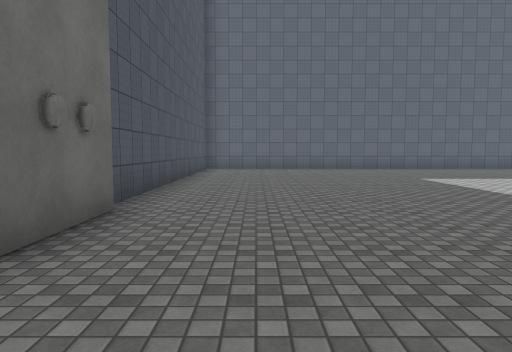
[1] (above)

24 first-person views from a walk through a 3-D level made in the Unity game engine. The camera is 1.4 m above the floor, tilts 4° down and sees 70° across. The floor is counted in squares, 2 m on a side. Each view is taken from the middle of a square. On the plan, view 1 faces up. The plan holds only what a view shows up to about 11 squares ahead; the rest is blank. The place goes on beyond the plan. The player character is not drawn. Some animated figures are not drawn. Door leaves are left out, so doorways stand open. Surface patterns are stand-ins for the level's own textures.

[2]
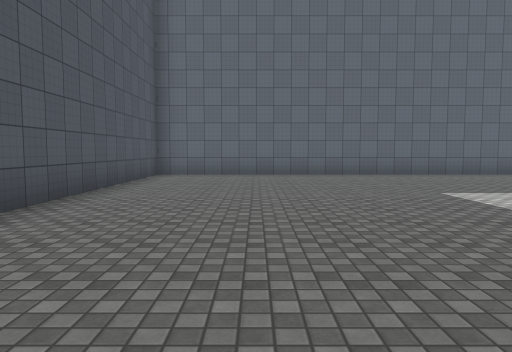

[3]
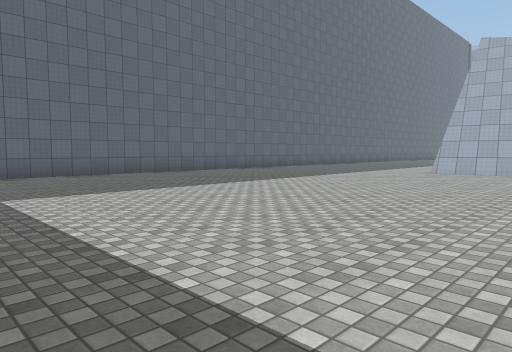

[4]
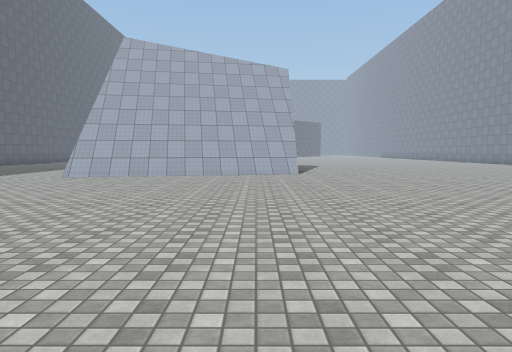

[5]
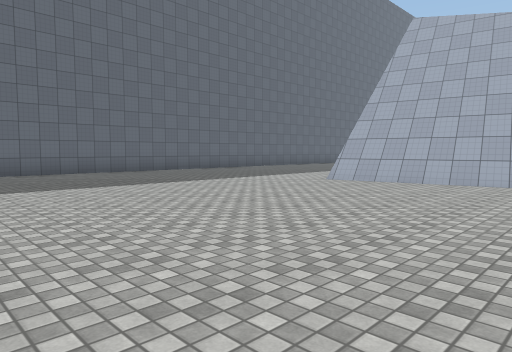

[6]
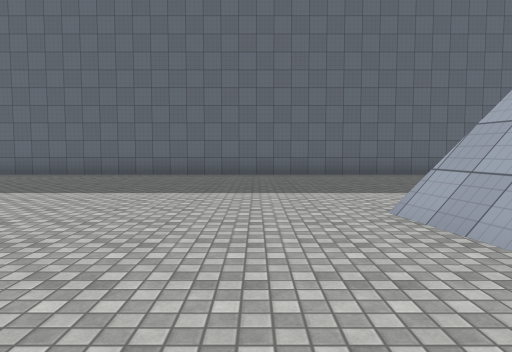

[7]
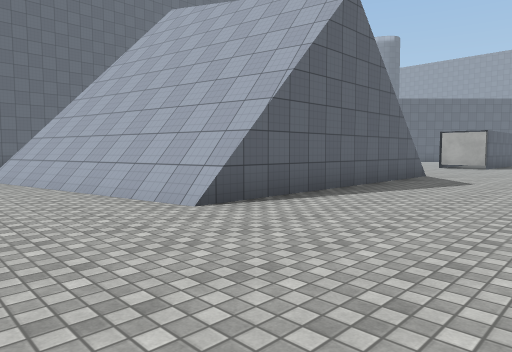

[8]
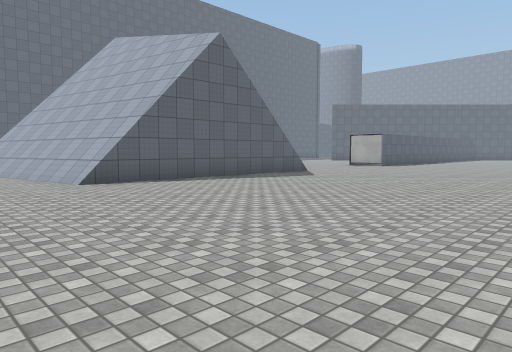

[9]
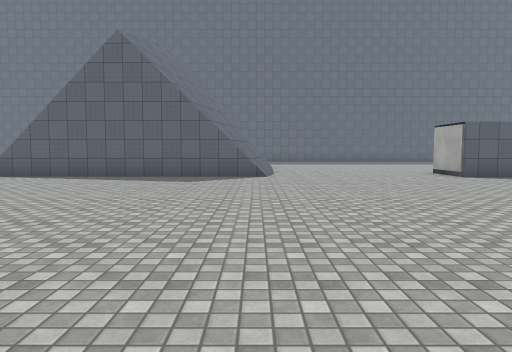

[10]
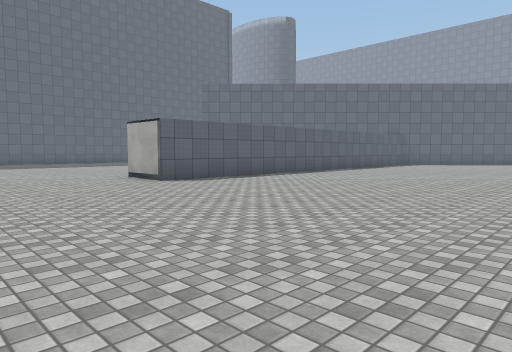

[11]
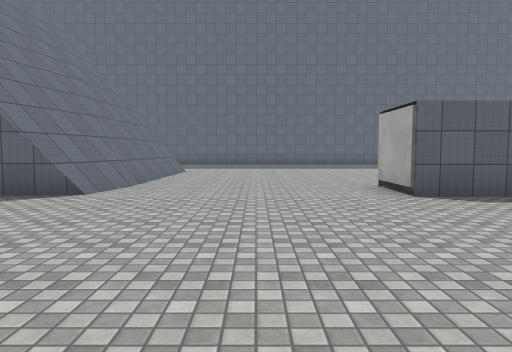

[12]
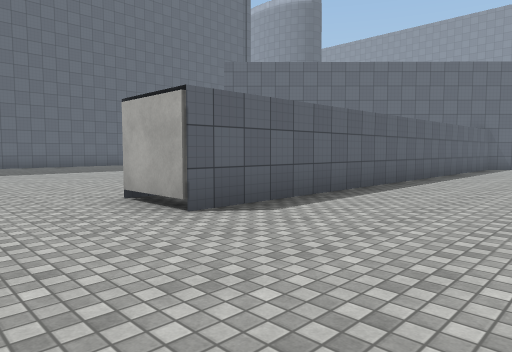

[13]
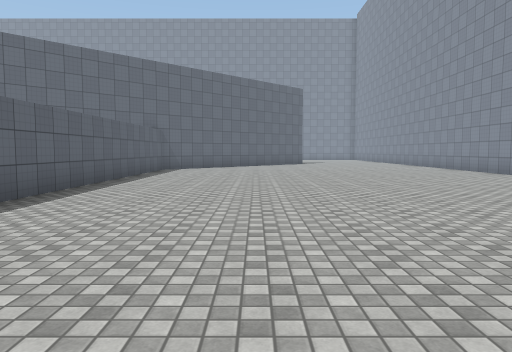

[14]
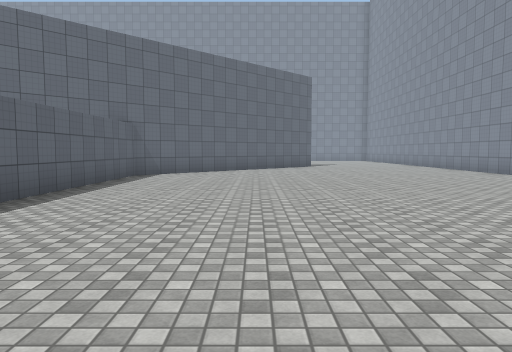

[15]
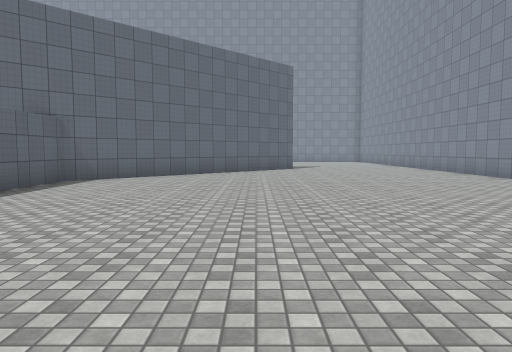

[16]
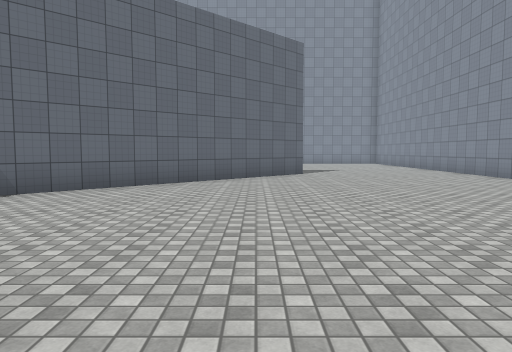

[17]
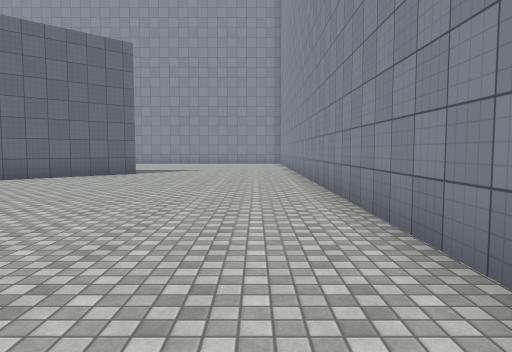

[18]
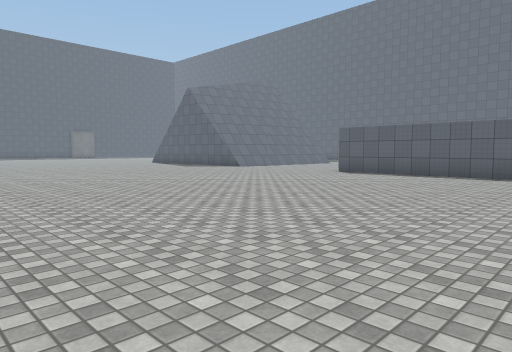

[19]
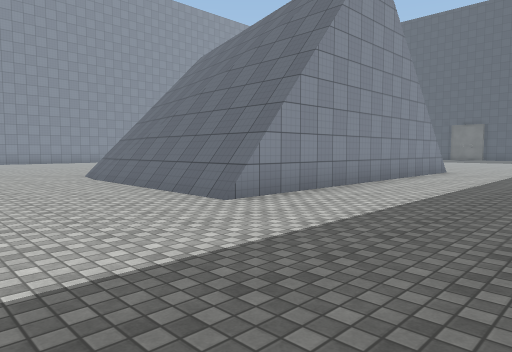

[20]
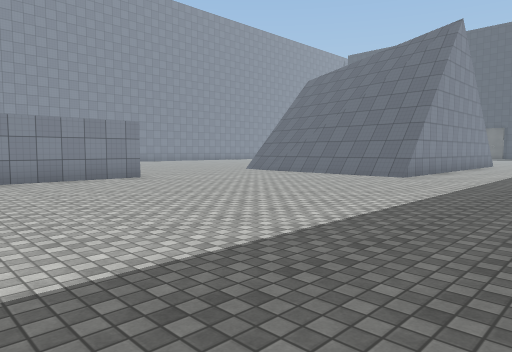

[21]
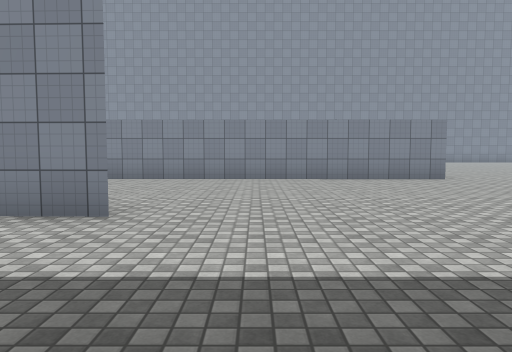

[22]
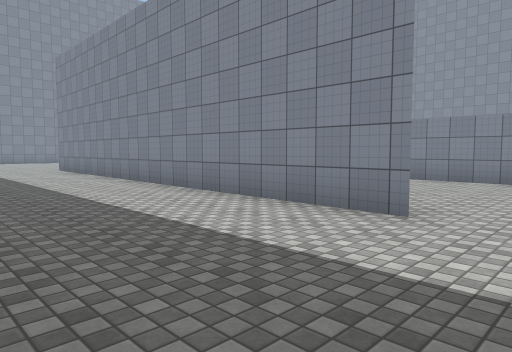

[23]
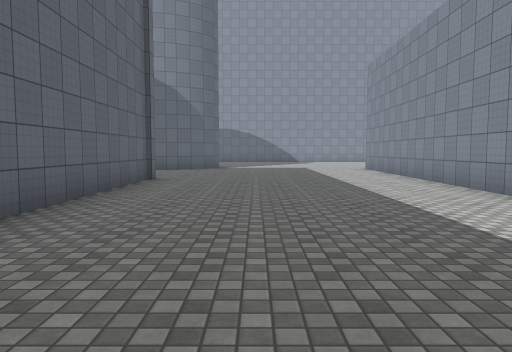

[24]
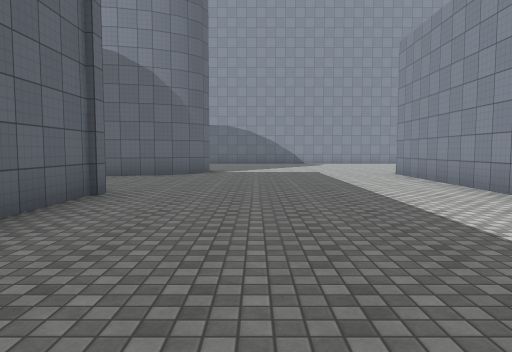

### Floor plan
Key: @ floor where view 1 was taken; # wall or solid block; . floor; / step, stairs or slope; = window, fence, low wall or low ledge; v drop or lower ground.
Columns run from 2 left of view 1 to 47 right of it. Each row starts with its distance up from view 1.
 15                                                .#
 14 ######################                 ######...##
 13 #....................                ............#
 12 #...................                ..............
 11 #...................      ....  ..................
 10 #..................  .............................
  9 #.................................................
  8 #.................................................
  7 #................#####v###...........############.
  6 #................##  v/  #............
  5 #................## vv/vv#............
  4 #................=# vv//v#.............
  3 #.................# vv///#.............
  2 #....  ...........#  v////.....#########
  1  ...    ..........####////.....##############
  0   @      ...................................##
 -1            ..................................##
 -2             ..................................##
 -3               .................................##
 -4                .................................##
 -5                ..................................#
 -6                ...................................
 -7                ....    ...........................
 -8                         ..........................
 -9                          .   .....................
-10                                   .... ...........
-11                                         ##########

Positions as (right, up) in squares from view 1, and headings:
1: (0, 0), facing up
2: (1, 3), facing up
3: (3, 3), facing up-right
4: (5, 2), facing right
5: (7, 2), facing up-right
6: (13, 3), facing up
7: (13, -3), facing up-right
8: (13, -7), facing up-right
9: (23, -9), facing up
10: (24, -7), facing up-right
11: (26, -5), facing up
12: (26, -3), facing up-right
13: (28, -3), facing right
14: (31, -3), facing right
15: (33, -4), facing right
16: (36, -4), facing right
17: (36, -9), facing right
18: (35, -10), facing up-left
19: (27, 11), facing down-left
20: (33, 11), facing down-left
21: (33, 11), facing down
22: (33, 11), facing down-right
23: (33, 11), facing right
24: (36, 11), facing right
